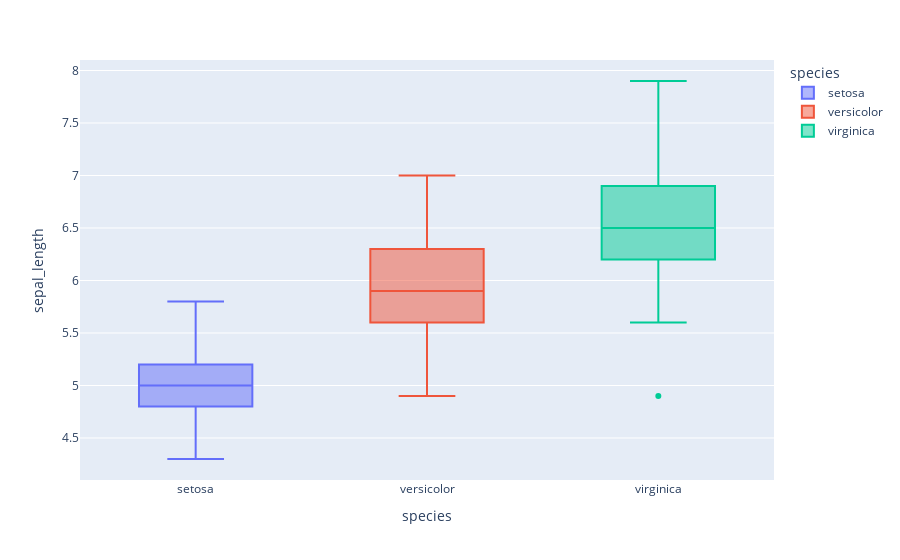

The notebook cell saved with this chart:
### Markdown cell above
## 4. Boxplot

### Code cell
fig4=px.box(df,x='species',y='sepal_length',color='species')
fig4.show()

### Figure 1 — Plotly figure (JSON) as saved in the notebook; plotly's stock layout.template omitted (floating-point values rounded to 4 significant figures)
{"data": [{"alignmentgroup": "True", "hovertemplate": "species=%{x}<br>sepal_length=%{y}<extra></extra>", "legendgroup": "setosa", "marker": {"color": "#636efa"}, "name": "setosa", "notched": false, "offsetgroup": "setosa", "orientation": "v", "showlegend": true, "type": "box", "x": ["setosa", "setosa", "setosa", "setosa", "setosa", "setosa", "setosa", "setosa", "setosa", "setosa", "setosa", "setosa", "setosa", "setosa", "setosa", "setosa", "setosa", "setosa", "setosa", "setosa", "setosa", "setosa", "setosa", "setosa", "setosa", "setosa", "setosa", "setosa", "setosa", "setosa", "setosa", "setosa", "setosa", "setosa", "setosa", "setosa", "setosa", "setosa", "setosa", "setosa", "setosa", "setosa", "setosa", "setosa", "setosa", "setosa", "setosa", "setosa", "setosa", "setosa"], "x0": " ", "xaxis": "x", "y": [5.1, 4.9, 4.7, 4.6, 5, 5.4, 4.6, 5, 4.4, 4.9, 5.4, 4.8, 4.8, 4.3, 5.8, 5.7, 5.4, 5.1, 5.7, 5.1, 5.4, 5.1, 4.6, 5.1, 4.8, 5, 5, 5.2, 5.2, 4.7, 4.8, 5.4, 5.2, 5.5, 4.9, 5, 5.5, 4.9, 4.4, 5.1, 5, 4.5, 4.4, 5, 5.1, 4.8, 5.1, 4.6, 5.3, 5], "y0": " ", "yaxis": "y"}, {"alignmentgroup": "True", "hovertemplate": "species=%{x}<br>sepal_length=%{y}<extra></extra>", "legendgroup": "versicolor", "marker": {"color": "#EF553B"}, "name": "versicolor", "notched": false, "offsetgroup": "versicolor", "orientation": "v", "showlegend": true, "type": "box", "x": ["versicolor", "versicolor", "versicolor", "versicolor", "versicolor", "versicolor", "versicolor", "versicolor", "versicolor", "versicolor", "versicolor", "versicolor", "versicolor", "versicolor", "versicolor", "versicolor", "versicolor", "versicolor", "versicolor", "versicolor", "versicolor", "versicolor", "versicolor", "versicolor", "versicolor", "versicolor", "versicolor", "versicolor", "versicolor", "versicolor", "versicolor", "versicolor", "versicolor", "versicolor", "versicolor", "versicolor", "versicolor", "versicolor", "versicolor", "versicolor", "versicolor", "versicolor", "versicolor", "versicolor", "versicolor", "versicolor", "versicolor", "versicolor", "versicolor", "versicolor"], "x0": " ", "xaxis": "x", "y": [7, 6.4, 6.9, 5.5, 6.5, 5.7, 6.3, 4.9, 6.6, 5.2, 5, 5.9, 6, 6.1, 5.6, 6.7, 5.6, 5.8, 6.2, 5.6, 5.9, 6.1, 6.3, 6.1, 6.4, 6.6, 6.8, 6.7, 6, 5.7, 5.5, 5.5, 5.8, 6, 5.4, 6, 6.7, 6.3, 5.6, 5.5, 5.5, 6.1, 5.8, 5, 5.6, 5.7, 5.7, 6.2, 5.1, 5.7], "y0": " ", "yaxis": "y"}, {"alignmentgroup": "True", "hovertemplate": "species=%{x}<br>sepal_length=%{y}<extra></extra>", "legendgroup": "virginica", "marker": {"color": "#00cc96"}, "name": "virginica", "notched": false, "offsetgroup": "virginica", "orientation": "v", "showlegend": true, "type": "box", "x": ["virginica", "virginica", "virginica", "virginica", "virginica", "virginica", "virginica", "virginica", "virginica", "virginica", "virginica", "virginica", "virginica", "virginica", "virginica", "virginica", "virginica", "virginica", "virginica", "virginica", "virginica", "virginica", "virginica", "virginica", "virginica", "virginica", "virginica", "virginica", "virginica", "virginica", "virginica", "virginica", "virginica", "virginica", "virginica", "virginica", "virginica", "virginica", "virginica", "virginica", "virginica", "virginica", "virginica", "virginica", "virginica", "virginica", "virginica", "virginica", "virginica", "virginica"], "x0": " ", "xaxis": "x", "y": [6.3, 5.8, 7.1, 6.3, 6.5, 7.6, 4.9, 7.3, 6.7, 7.2, 6.5, 6.4, 6.8, 5.7, 5.8, 6.4, 6.5, 7.7, 7.7, 6, 6.9, 5.6, 7.7, 6.3, 6.7, 7.2, 6.2, 6.1, 6.4, 7.2, 7.4, 7.9, 6.4, 6.3, 6.1, 7.7, 6.3, 6.4, 6, 6.9, 6.7, 6.9, 5.8, 6.8, 6.7, 6.7, 6.3, 6.5, 6.2, 5.9], "y0": " ", "yaxis": "y"}], "layout": {"boxmode": "overlay", "legend": {"title": {"text": "species"}, "tracegroupgap": 0}, "margin": {"t": 60}, "xaxis": {"anchor": "y", "categoryarray": ["setosa", "versicolor", "virginica"], "categoryorder": "array", "domain": [0, 1], "title": {"text": "species"}}, "yaxis": {"anchor": "x", "domain": [0, 1], "title": {"text": "sepal_length"}}}}
